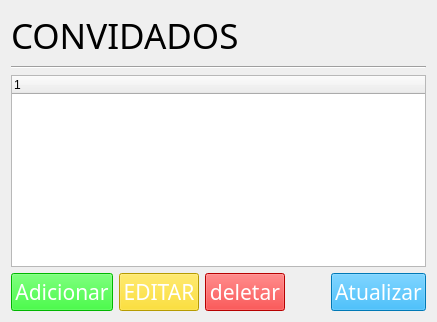
      <widget class="QWidget" name="pg_convidado">
       <layout class="QVBoxLayout" name="verticalLayout_7">
        <item>
         <layout class="QVBoxLayout" name="vl_titulo_14">
          <item>
           <widget class="QLabel" name="labelTitulo_14">
            <property name="font">
             <font>
              <family>Bebas Neue</family>
              <pointsize>26</pointsize>
             </font>
            </property>
            <property name="text">
             <string>CONVIDADOS</string>
            </property>
           </widget>
          </item>
          <item>
           <widget class="Line" name="line_14">
            <property name="orientation">
             <enum>Qt::Horizontal</enum>
            </property>
           </widget>
          </item>
         </layout>
        </item>
        <item>
         <widget class="QTreeWidget" name="tabelaConvidado">
          <column>
           <property name="text">
            <string notr="true">1</string>
           </property>
          </column>
         </widget>
        </item>
        <item>
         <layout class="QHBoxLayout" name="hl_botoes_13">
          <item>
           <widget class="QPushButton" name="adicionarConvidado">
            <property name="sizePolicy">
             <sizepolicy hsizetype="Minimum" vsizetype="Fixed">
              <horstretch>0</horstretch>
              <verstretch>0</verstretch>
             </sizepolicy>
            </property>
            <property name="minimumSize">
             <size>
              <width>80</width>
              <height>0</height>
             </size>
            </property>
            <property name="font">
             <font>
              <family>Bebas Neue</family>
              <pointsize>16</pointsize>
             </font>
            </property>
            <property name="styleSheet">
             <string notr="true">color: rgb(255, 255, 255);
background-color: rgb(0, 255, 0);
border-color: transparent;</string>
            </property>
            <property name="text">
             <string>Adicionar</string>
            </property>
           </widget>
          </item>
          <item>
           <widget class="QPushButton" name="editarConvidado">
            <property name="sizePolicy">
             <sizepolicy hsizetype="Minimum" vsizetype="Fixed">
              <horstretch>0</horstretch>
              <verstretch>0</verstretch>
             </sizepolicy>
            </property>
            <property name="minimumSize">
             <size>
              <width>80</width>
              <height>0</height>
             </size>
            </property>
            <property name="font">
             <font>
              <family>Bebas Neue</family>
              <pointsize>16</pointsize>
             </font>
            </property>
            <property name="styleSheet">
             <string notr="true">color: rgb(255, 255, 255);
background-color: rgb(255, 217, 0);
border-color: transparent;</string>
            </property>
            <property name="text">
             <string>EDITAR</string>
            </property>
           </widget>
          </item>
          <item>
           <widget class="QPushButton" name="deletarConvidado">
            <property name="sizePolicy">
             <sizepolicy hsizetype="Minimum" vsizetype="Fixed">
              <horstretch>0</horstretch>
              <verstretch>0</verstretch>
             </sizepolicy>
            </property>
            <property name="minimumSize">
             <size>
              <width>80</width>
              <height>0</height>
             </size>
            </property>
            <property name="font">
             <font>
              <family>Bebas Neue</family>
              <pointsize>16</pointsize>
             </font>
            </property>
            <property name="styleSheet">
             <string notr="true">color: rgb(255, 255, 255);
background-color: rgb(255, 0, 0);
border-color: transparent;</string>
            </property>
            <property name="text">
             <string>deletar</string>
            </property>
            <property name="flat">
             <bool>false</bool>
            </property>
           </widget>
          </item>
          <item>
           <spacer name="espH_13">
            <property name="orientation">
             <enum>Qt::Horizontal</enum>
            </property>
            <property name="sizeType">
             <enum>QSizePolicy::Expanding</enum>
            </property>
            <property name="sizeHint" stdset="0">
             <size>
              <width>40</width>
              <height>20</height>
             </size>
            </property>
           </spacer>
          </item>
          <item>
           <widget class="QPushButton" name="atualizarConvidados">
            <property name="sizePolicy">
             <sizepolicy hsizetype="Minimum" vsizetype="Fixed">
              <horstretch>0</horstretch>
              <verstretch>0</verstretch>
             </sizepolicy>
            </property>
            <property name="minimumSize">
             <size>
              <width>80</width>
              <height>0</height>
             </size>
            </property>
            <property name="font">
             <font>
              <family>Bebas Neue</family>
              <pointsize>16</pointsize>
             </font>
            </property>
            <property name="styleSheet">
             <string notr="true">color: rgb(255, 255, 255);
background-color: rgb(0, 170, 255);
border-color: transparent;</string>
            </property>
            <property name="text">
             <string>Atualizar</string>
            </property>
           </widget>
          </item>
         </layout>
        </item>
       </layout>
      </widget>
